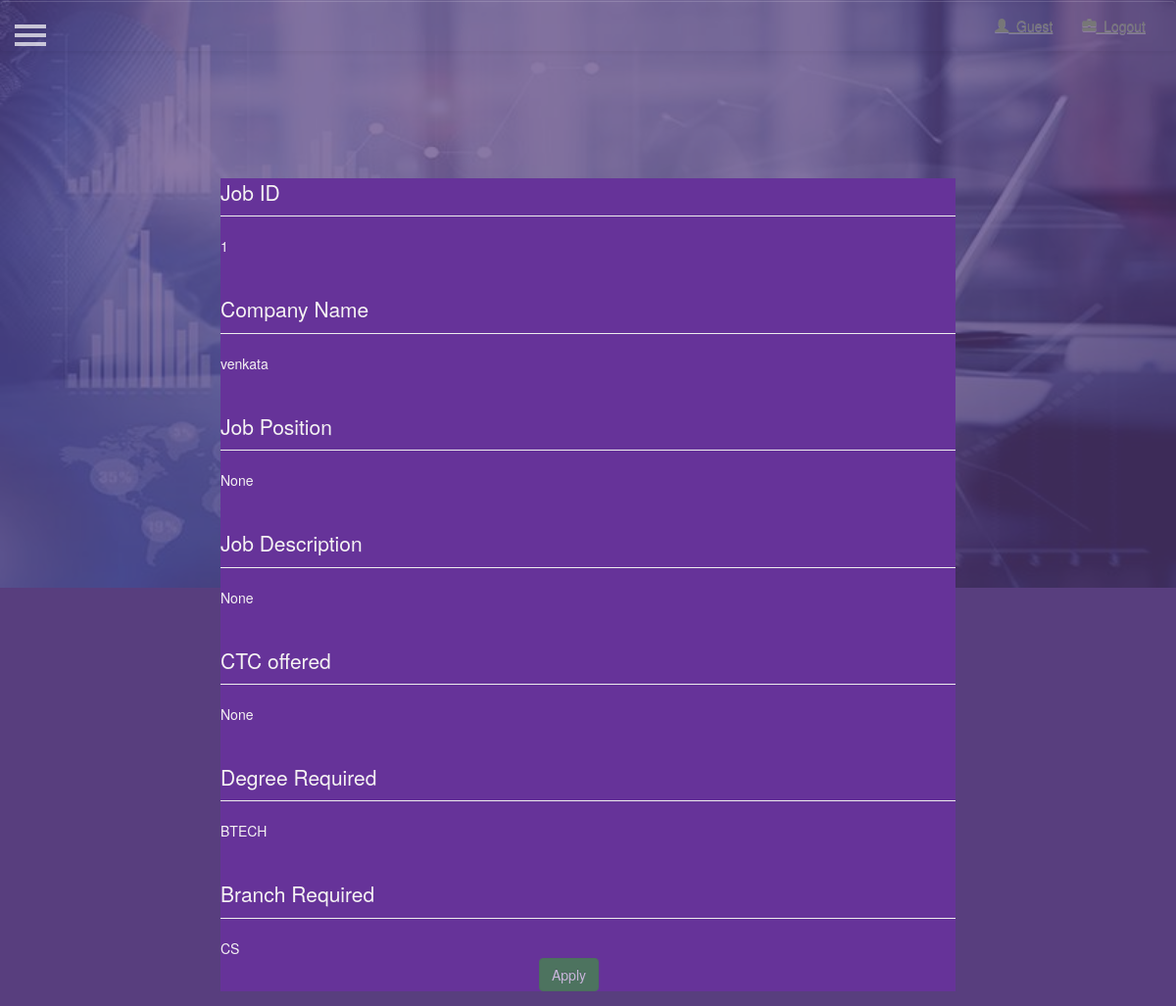
Screenshot of /company/jobs/1/ with the database file from the repository.
### company/models.py (models this page shows, shortened)
class Job_desc(models.Model):
    COURSE = (
        ('BTECH', 'bachelors'),
        ('MTECH', 'masters'),
        ('PHD', 'philospher'),
    )
    BRANCH = (
        ('CS', 'computer_science'),
        ('ME', 'mechanical'),
        ('EE', 'electrical'),
    )
    register = models.ForeignKey('Register', on_delete=models.CASCADE,null=True)
    c_position = models.CharField(max_length=30,blank=True,null=True)
    list_of_student=models.CharField(max_length=500,blank=True,null=True)
    c_description=models.CharField(max_length=500,null=True)
    date_published = models.DateField(null=True)
    date_expiry=models.DateField(null=True)
    c_ctc_offered = models.DecimalField(decimal_places=2, max_digits=8, blank=True,null=True)
    c_branch = models.CharField(max_length=10, choices=BRANCH, default='CS')  # search for creating drop down menu
    c_course = models.CharField(max_length=5, choices=COURSE, default='BTECH')  # search for drop down MTech Btech

class Register(models.Model):
    c_name=models.CharField(max_length=20,blank=True,null=True,unique=True)
    c_company_name=models.CharField(max_length=20,blank=True,null=True)
    c_details=models.TextField(blank=True)
    c_verified=models.BooleanField(default=False,blank=True)
    c_verification=models.IntegerField(default=0,blank=True)
    phone_regex = RegexValidator(regex=r'^\+?1?\d{9,15}$',
                                 message="Phone number must be entered in the format: '+999999999'. Up to 15 digits allowed.")
    c_contact = models.CharField(validators=[phone_regex], blank=True,max_length=15)  # validators should be a list
    c_email = models.EmailField(blank=True)
    c_password=models.CharField(max_length=30,blank=True)
    c_confirm_password=models.CharField(max_length=30,blank=True)
    c_ppt = models.FileField(upload_to="documents/", blank=True)

### company/views.py (the view)
# urls.py: re_path(r'jobs/(?P<jobid>[0-9]+)/', views.jobdesc, name='jobdesc'),
def jobdesc(request,jobid):
    disable=""
    if request.session.has_key('username'):
        user = request.session['username']
        request.session['jobid'] = jobid
    else:
        user="Guest"
        disable="disabled"
    tmp=Job_desc.objects.filter(pk=jobid)
    t=Job_desc.objects.get(pk=jobid)
    form=list(tmp.values())#retrieved row
    name = Register.objects.get(pk=t.register_id).c_name
    return render(request, 'company/apply_job.html', {'form':form,'company':name,'jobid':jobid,'username':user,'disabled':disable})

### company/templates/company/apply_job.html (shortened to what this page needs)
{% extends 'home/user_profile.html' %}
{% block name %}
{{username}}
{% endblock %}
{%block main_body%}
<div class="listing">
    {% for item in form %}
        <div class="lead page-header">Job ID</div>
        <div>{{ item.id}}</div>
        <div class="lead page-header">Company Name</div>
        <div>{{ company }}</div>
        <div class="lead page-header">Job Position</div>
        <div>{{ item.c_position }}</div>
        <div class="lead page-header">Job Description</div>
        <div>{{ item.c_description }}</div>
        <div class="lead page-header">CTC offered </div>
        <div>{{ item.c_ctc_offered }}</div>
        <div class="lead page-header">Degree Required</div>
        <div>{{ item.c_course }}</div>
        <div class="lead page-header">Branch Required</div>
        <div>{{ item.c_branch }}</div>
        <div>   <form class="form-horizontal " action="/company/applied_msg/{{ item.id }}" method="post" enctype="multipart/form-data">
                        <div class="form-group">
                            <div class="col-sm-offset-5 col-sm-10">
                                <button type="submit" class="btn btn-success" {{disabled}}>Apply</button>
                            </div>
                        </div>
                    </form>
        </div>
            {% endfor %}
</div>
{% endblock %}

### home/static/home/css/style.css (style rules this page uses)
#backgroundImage { z-index: 1; }
#backgroundImage:before { content: ""; position: absolute; z-index: -1; top: 0; bottom: 0; left: 0; right: 0; background-image: url('../images/bg.jpg'); background-repeat: no-repeat; background-size: 100%; opacity: 0.3; filter: alpha(opacity=40); height: 100%; width: 100%; }
.listing { background: rebeccapurple; color: rgb(245, 243, 243); }

### home/static/home/css/sidebar.css (style rules this page uses)
body { position: relative; overflow-x: hidden; }
body, html { height: 100%; background-color: #583e7e; }
body, html { background-color: #583e7e; }

### rows the page displays
Job_desc: id "1", c_position "None", c_description "None", c_ctc_offered "None", c_course "BTECH", c_branch "CS"
Register: c_name "venkata"

### other values shown
{{ username }} "Guest"
